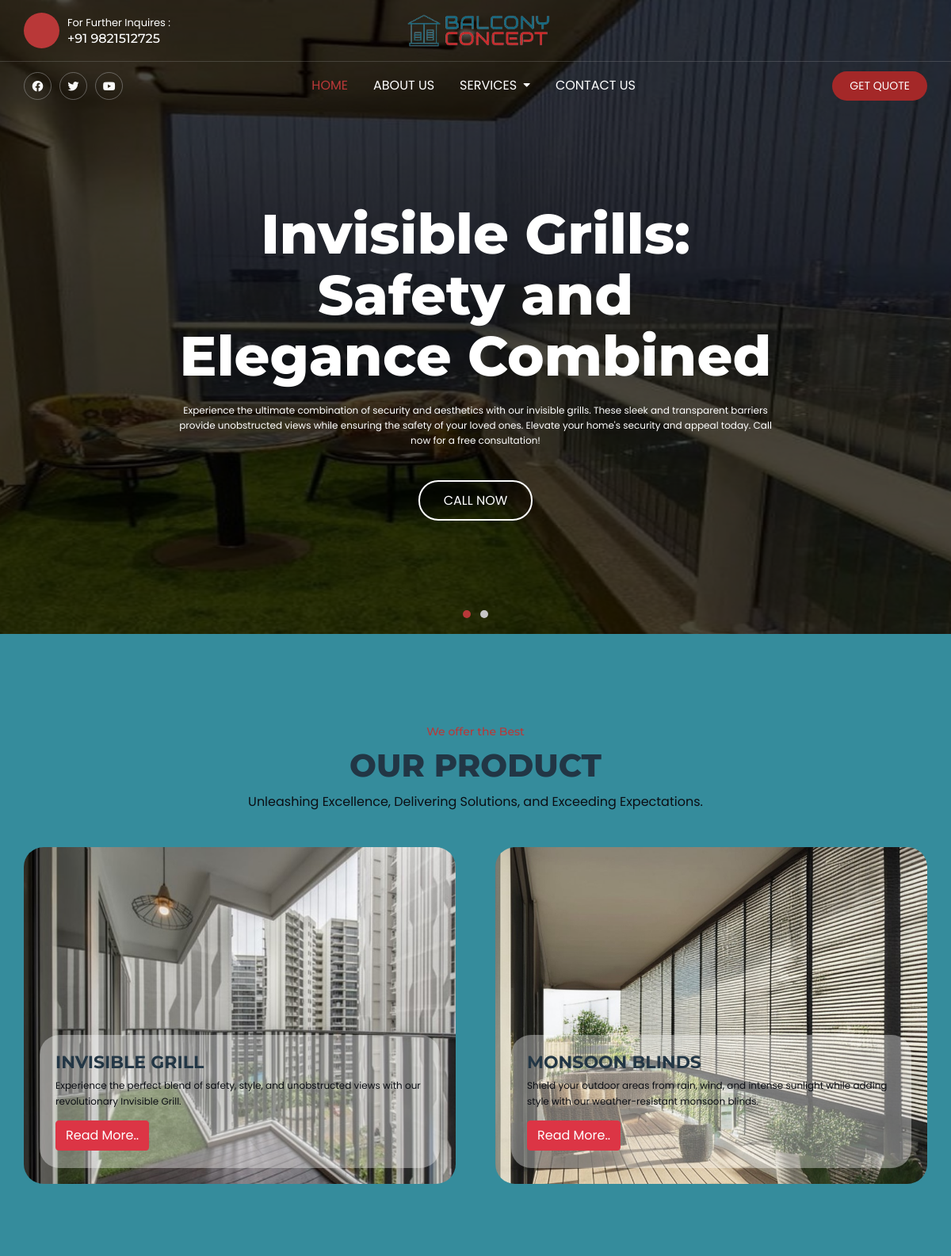
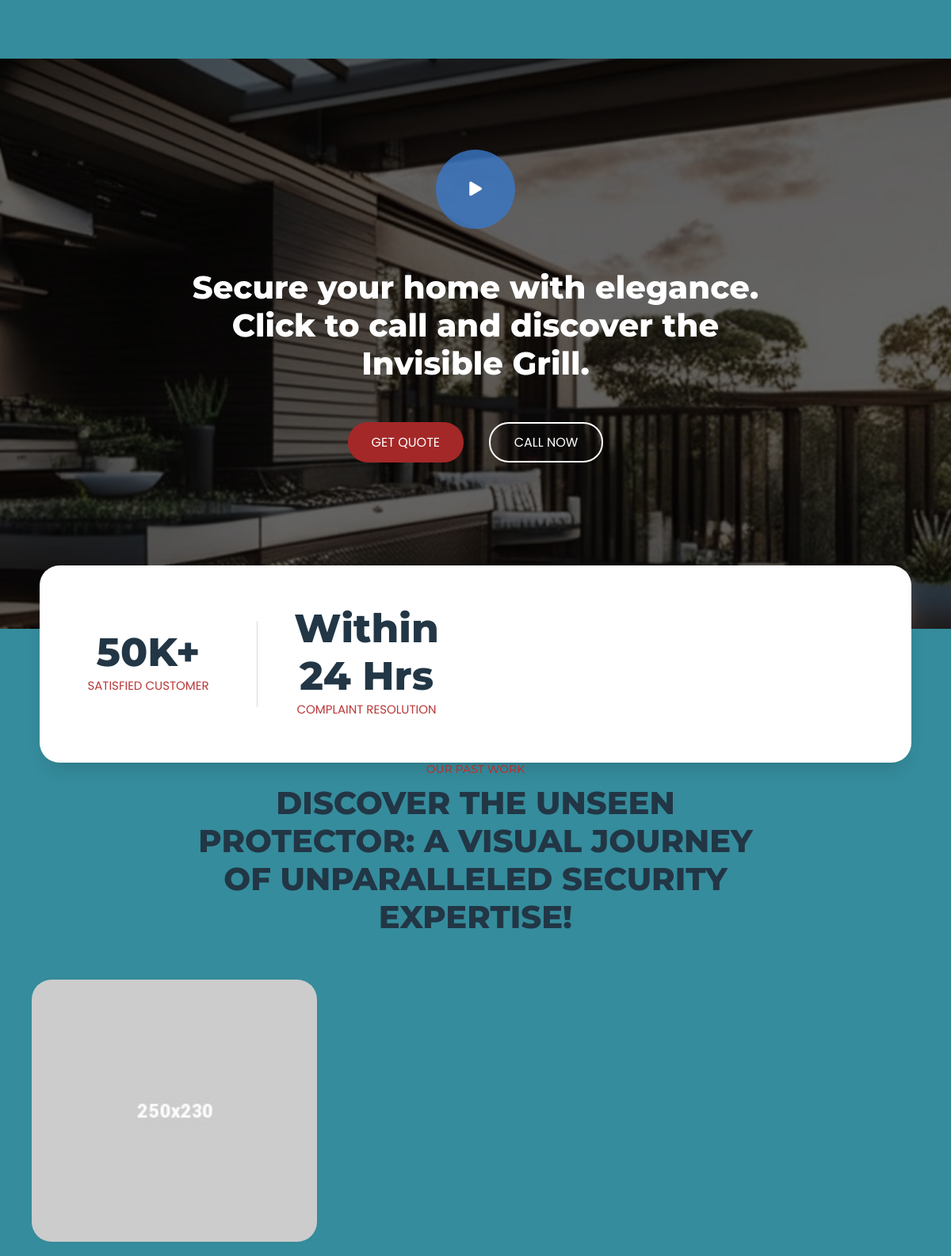
The page / (upper part) on the database its author committed (2 pictures, top to bottom).
### product/models.py (models this page shows, shortened)
class Product(models.Model):
    name = models.CharField(max_length=100)
    slug = models.CharField(max_length=100)
    description = models.TextField()
    short_desc = models.TextField()
    material = models.CharField(max_length=100)
    dimensions = models.CharField(max_length=100)
    installation_process = models.TextField()
    additional_benefits = models.TextField()
    image = models.ImageField(upload_to='product/', blank=True)
    video_url = models.TextField(blank=True)
    def get_url(self):
        return reverse('package_details', args={self.slug
                                                })

### home/views.py (the view)
# urls.py: path('', views.home, name='home'),
def home(request):
    all_product = Product.objects.all()
    all_testinomial = Testimonial.objects.all()
    context = {
        'all_product': all_product,
        'all_testinomial': all_testinomial
    }
    return render(request, 'pages/index.html', context)

### templates/pages/index.html (shortened to what this page needs)
{% extends 'pages/base.html' %}
{% load static %}
        {% block content %}
        <main id="content" class="site-main">
            <section class="home-banner-section home-banner-slider">
                <div class="home-banner d-flex flex-wrap align-items-center"
                    style="background-image: url({% static 'assets/images/img_3.jpeg' %});">
                    <div class="overlay"></div>
                    <div class="container">
                        <div class="banner-content text-center">
                            <div class="row">
                                <div class="col-lg-8 offset-lg-2">
                                    <h2 class="banner-title">Invisible Grills: Safety and Elegance Combined</h2>
                                    <p>Experience the ultimate combination of security and aesthetics with our invisible
                                        grills. These sleek and transparent barriers provide unobstructed views while
                                        ensuring the safety of your loved ones. Elevate your home's security and appeal
                                        today. Call now for a free consultation!</p>
                                    <div class="banner-btn">
                                        <a href="#" class="outline-btn outline-btn-white">Call now</a>
                                    </div>
                                </div>
                            </div>
                        </div>
                    </div>
                </div>
            </section>
            <section class="home-destination">
                <div class="container">
                    <div class="row">
                        <div class="col-lg-8 offset-lg-2 text-sm-center">
                            <div class="section-heading">
                                <h5 class="sub-title">We offer the Best</h5>
                                <h2 class="section-title">OUR Product</h2>
                                <p>Unleashing Excellence, Delivering Solutions, and Exceeding Expectations.</p>
                            </div>
                        </div>
                    </div>
                    <div class="destination-section">
                        <div class="row">
                            {% for product in all_product %}
                            <div class="col-productlg-4 col-md-6">
                                <article class="destination-item"
                                    style="background-image: url({{ product.image.url }});">
                                    <div class="destination-content">
                                        <h3>
                                            <a href="{{product.get_url}}">{{product.name}}</a>
                                        </h3>
                                        <p>{{product.short_desc}}</p>
                                        <a href="{{product.get_url}}" class="btn btn-danger">Read More..</a>
                                    </div>
                                </article>
                            </div>
                            {% endfor %}
                        </div>
                    </div>
                </div>
            </section>
            <section class="home-callback bg-img-fullcallback"
                style="background-image: url({% static 'assets/images/back.jpg' %});">
                <div class="overlay"></div>
                <div class="container">
                    <div class="row">
                        <div class="col-lg-8 offset-lg-2 text-center">
                            <div class="callback-content">
                                <div class="video-button">
                                    <a id="video-container" data-fancybox="video-gallery"
                                        href="https://www.youtube.com/watch?v=2OYar8OHEOU">
                                        <i class="fas fa-play"></i>
                                    </a>
                                </div>
                                <h2 class="section-title">Secure your home with elegance. Click to call and discover the
                                    Invisible Grill.</p>
                                    <div class="callback-btn">
                                        <a href="#" class="round-btn" id="get-quote-btn_1">Get Quote</a>
                                        <a href="#" class="outline-btn outline-btn-white">Call Now</a>
                                    </div>
                            </div>
                        </div>
                    </div>
                </div>
            </section>
            <div class="home-counter">
                <div class="container">
                    <div class="counter-wrap">
                        <div class="counter-item">
                            <span class="counter-no">
                                <span class="counter">50</span>K+
                            </span>
                            <span class="counter-desc">
                                SATISFIED CUSTOMER
                            </span>
                        </div>
                        <div class="counter-item">
                            <span class="counter-no">
                                Within <span class="counter">24</span> Hrs
                            </span>
                            <span class="counter-desc">
                                Complaint Resolution
                            </span>
                        </div>
                    </div>
                </div>
            </div>
            <section class="home-gallery">
                <div class="container">
                    <div class="row">
                        <div class="col-lg-8 offset-lg-2 text-sm-center">
                            <div class="section-heading">
                                <h5 class="sub-title">OUR PAST WORK</h5>
                                <h2 class="section-title">Discover the Unseen Protector: A Visual Journey of
                                    Unparalleled Security Expertise!</h2>
                            </div>
                        </div>
                    </div>
                    <div class="gallery-section">
                        <div class="gallery-container grid">
                            <div class="single-gallery grid-item">
                                <figure class="gallery-img">
                                    <a href="{% static 'assets/images/img14.jpg' %}" data-fancybox="gallery">
                                        <img src="{% static 'assets/images/img14.jpg' %}" alt="">
                                    </a>
                                </figure>
                            </div>
                            <div class="single-gallery grid-item">
                            </div>
                        </div>
                    </div>
                </div>
            </section>
        </main>
        {% endblock %}

### rows shown on the page
Product: image (picture), name "INVISIBLE GRILL", short_desc "Experience the perfect blend of safety, style, and unobstructed views with our revolutionary Invisible Grill."
Product: image (picture), name "MONSOON BLINDS", short_desc "Shield your outdoor areas from rain, wind, and intense sunlight while adding style with our weather-resistant monsoon blinds."
